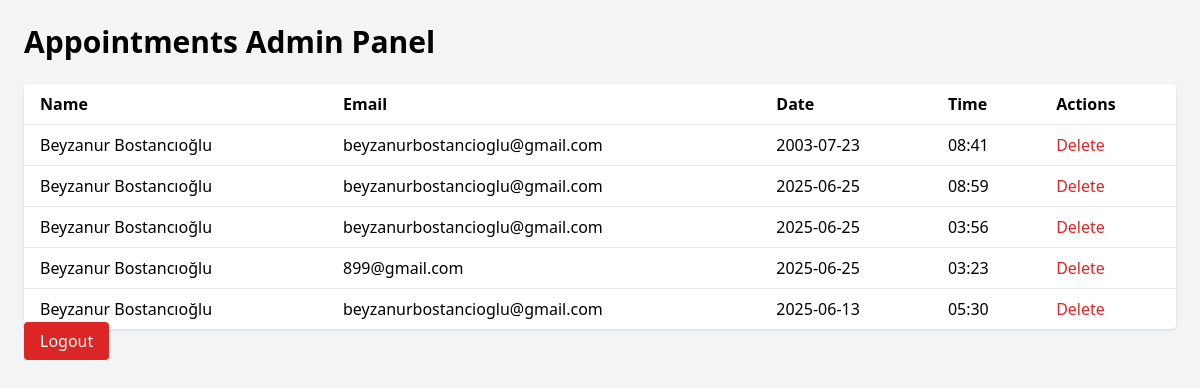
Before: /admin (signed in) with the older database file.
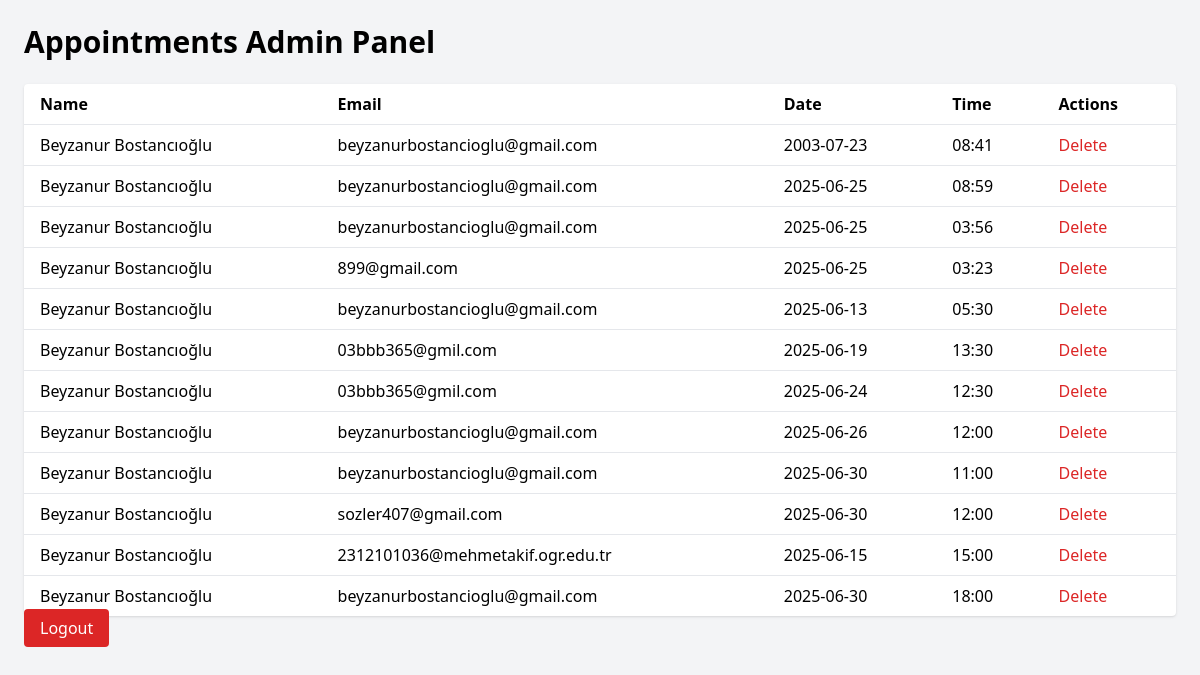
After: the same page with the newer database file.
### tables this page shows
CREATE TABLE appointments (
            id INTEGER PRIMARY KEY AUTOINCREMENT,
            name TEXT NOT NULL,
            email TEXT NOT NULL,
            date TEXT NOT NULL,
            time TEXT NOT NULL
        );

### app.py (the view)
@app.route('/admin')
def admin():
    if not session.get('admin_logged_in'):
        return redirect('/login')
    conn = get_db_connection()
    appointments = conn.execute('SELECT * FROM appointments').fetchall()
    conn.close()
    return render_template('admin.html', appointments=appointments)

### app.py (called while the page is built)
def get_db_connection():
    conn = sqlite3.connect('appointments.db')
    conn.row_factory = sqlite3.Row
    return conn

### templates/admin.html (shortened to what this page needs)
<!DOCTYPE html>
<html lang="en">
<head>
  <script src="https://cdn.tailwindcss.com"></script>
</head>
<body class="bg-gray-100 p-6">
  <h1 class="text-3xl font-bold mb-6">Appointments Admin Panel</h1>
  <table class="min-w-full divide-y divide-gray-200 bg-white rounded shadow">
    <thead>
      <tr>
        <th class="px-4 py-2 text-left">Name</th>
        <th class="px-4 py-2 text-left">Email</th>
        <th class="px-4 py-2 text-left">Date</th>
        <th class="px-4 py-2 text-left">Time</th>
        <th class="px-4 py-2 text-left">Actions</th>
      </tr>
    </thead>
    <tbody>
      {% for appointment in appointments %}
      <tr class="border-t">
        <td class="px-4 py-2">{{ appointment.name }}</td>
        <td class="px-4 py-2">{{ appointment.email }}</td>
        <td class="px-4 py-2">{{ appointment.date }}</td>
        <td class="px-4 py-2">{{ appointment.time }}</td>
        <td class="px-4 py-2">
          <form method="POST" action="/delete/{{ appointment.id }}" onsubmit="return confirm('Are you sure you want to delete this appointment?');">
            <button type="submit" class="text-red-600 hover:text-red-900">Delete</button>
          </form>
        </td>
      </tr>
      {% endfor %}
    </tbody>
  </table>
<a href="/logout" class="px-4 py-2 bg-red-600 text-white rounded hover:bg-red-700 transition">
  Logout
</a>
</body>
</html>

Changed rows visible on the page:
added appointments: name "Beyzanur Bostancıoğlu", email "03bbb365@gmil.com", date "2025-06-19", time "13:30"
added appointments: name "Beyzanur Bostancıoğlu", email "03bbb365@gmil.com", date "2025-06-24", time "12:30"
added appointments: name "Beyzanur Bostancıoğlu", email "beyzanurbostancioglu@gmail.com", date "2025-06-26", time "12:00"
added appointments: name "Beyzanur Bostancıoğlu", email "beyzanurbostancioglu@gmail.com", date "2025-06-30", time "11:00"
added appointments: name "Beyzanur Bostancıoğlu", email "sozler407@gmail.com", date "2025-06-30", time "12:00"
added appointments: name "Beyzanur Bostancıoğlu", email "2312101036@mehmetakif.ogr.edu.tr", date "2025-06-15", time "15:00"
added appointments: name "Beyzanur Bostancıoğlu", email "beyzanurbostancioglu@gmail.com", date "2025-06-30", time "18:00"
